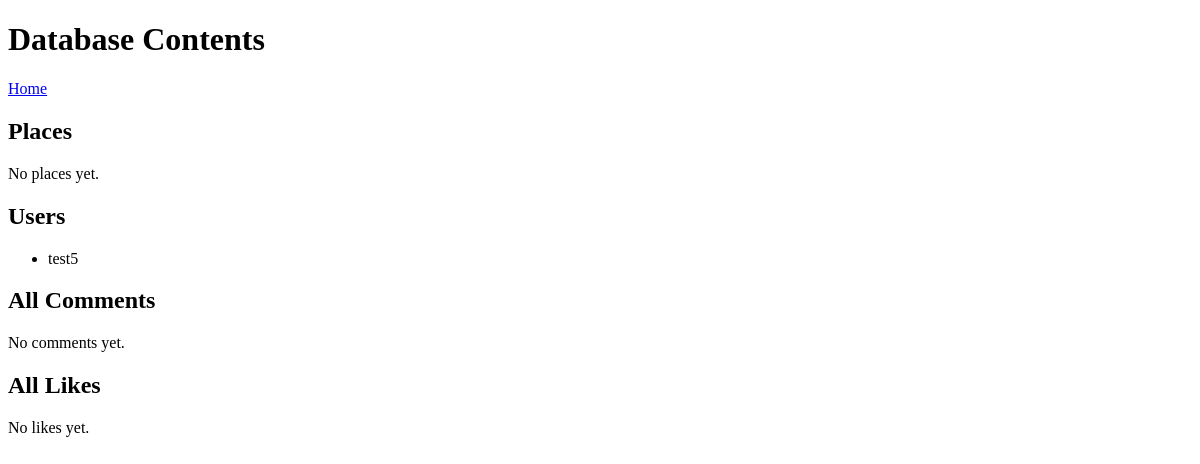
Page /data on the earlier database version.
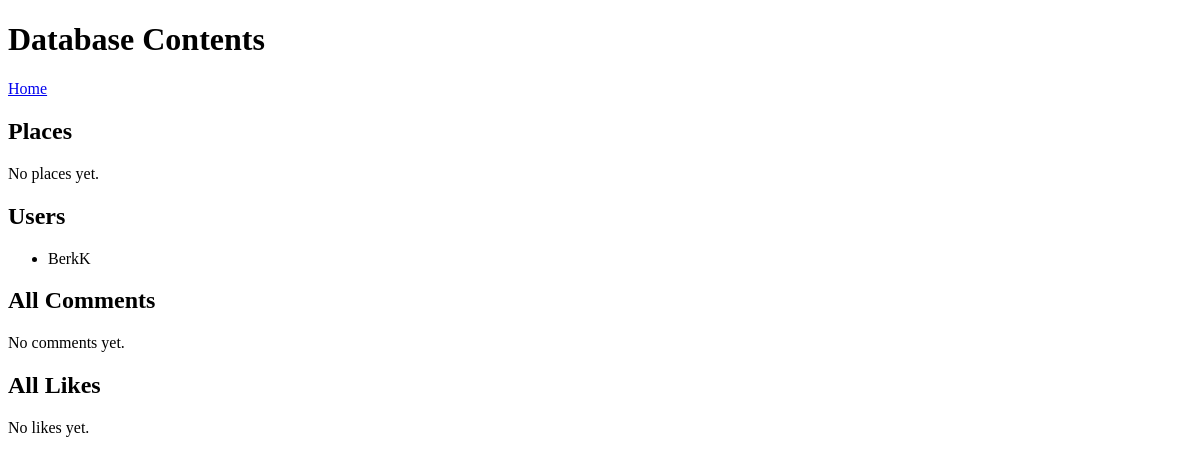
Same page on the later database version.
### app.py (models this page shows)
class User(db.Model):
    id = db.Column(db.Integer, primary_key=True)
    username = db.Column(db.String(120), unique=True, nullable=False)
    password = db.Column(db.String(120), nullable=False)
    marketing_opt_in = db.Column(db.Boolean, default=False)
    comments = db.relationship('Comment', backref='user', lazy=True)
    likes = db.relationship('Like', backref='user', lazy=True)

### app.py (the view)
@app.route('/data')
def data():
    users = User.query.all()
    places = Place.query.all()
    comments = Comment.query.all()
    likes = Like.query.all()
    return render_template('data.html',
                           users=users,
                           places=places,
                           comments=comments,
                           likes=likes)

### templates/data.html
<!doctype html>
<html>
  <head><meta charset="utf-8"><title>Database Contents</title></head>
  <body>
    <h1>Database Contents</h1>
    <p><a href="{{ url_for('index') }}">Home</a></p>
    <h2>Places</h2>
    {% if places %}
      <ul>
        {% for p in places %}
          <li>
            <strong>{{ p.name }}</strong>
            — {{ p.comments|length }} comment(s),
            {{ p.likes|length }} like(s)
            {% if p.comments %}
              <ul>
                {% for c in p.comments %}
                  <li>
                    "{{ c.text }}"
                    {% if c.user %}— by {{ c.user.username }}{% endif %}
                  </li>
                {% endfor %}
              </ul>
            {% endif %}
          </li>
        {% endfor %}
      </ul>
    {% else %}
      <p>No places yet.</p>
    {% endif %}
    <h2>Users</h2>
    {% if users %}
      <ul>
        {% for u in users %}
          <li>{{ u.username }}</li>
        {% endfor %}
      </ul>
    {% else %}
      <p>No users yet.</p>
    {% endif %}
    <h2>All Comments</h2>
    {% if comments %}
      <ul>
        {% for c in comments %}
          <li>
            {{ c.user.username if c.user else 'Unknown user' }} on
            {{ c.place.name if c.place else 'Unknown place' }}:
            "{{ c.text }}"
          </li>
        {% endfor %}
      </ul>
    {% else %}
      <p>No comments yet.</p>
    {% endif %}
    <h2>All Likes</h2>
    {% if likes %}
      <ul>
        {% for l in likes %}
          <li>
            {{ l.user.username if l.user else 'Unknown user' }} likes
            {{ l.place.name if l.place else 'Unknown place' }}
          </li>
        {% endfor %}
      </ul>
    {% else %}
      <p>No likes yet.</p>
    {% endif %}
  </body>
</html>

Differences in the rows shown:
removed User: username "test5"
added User: username "BerkK"
